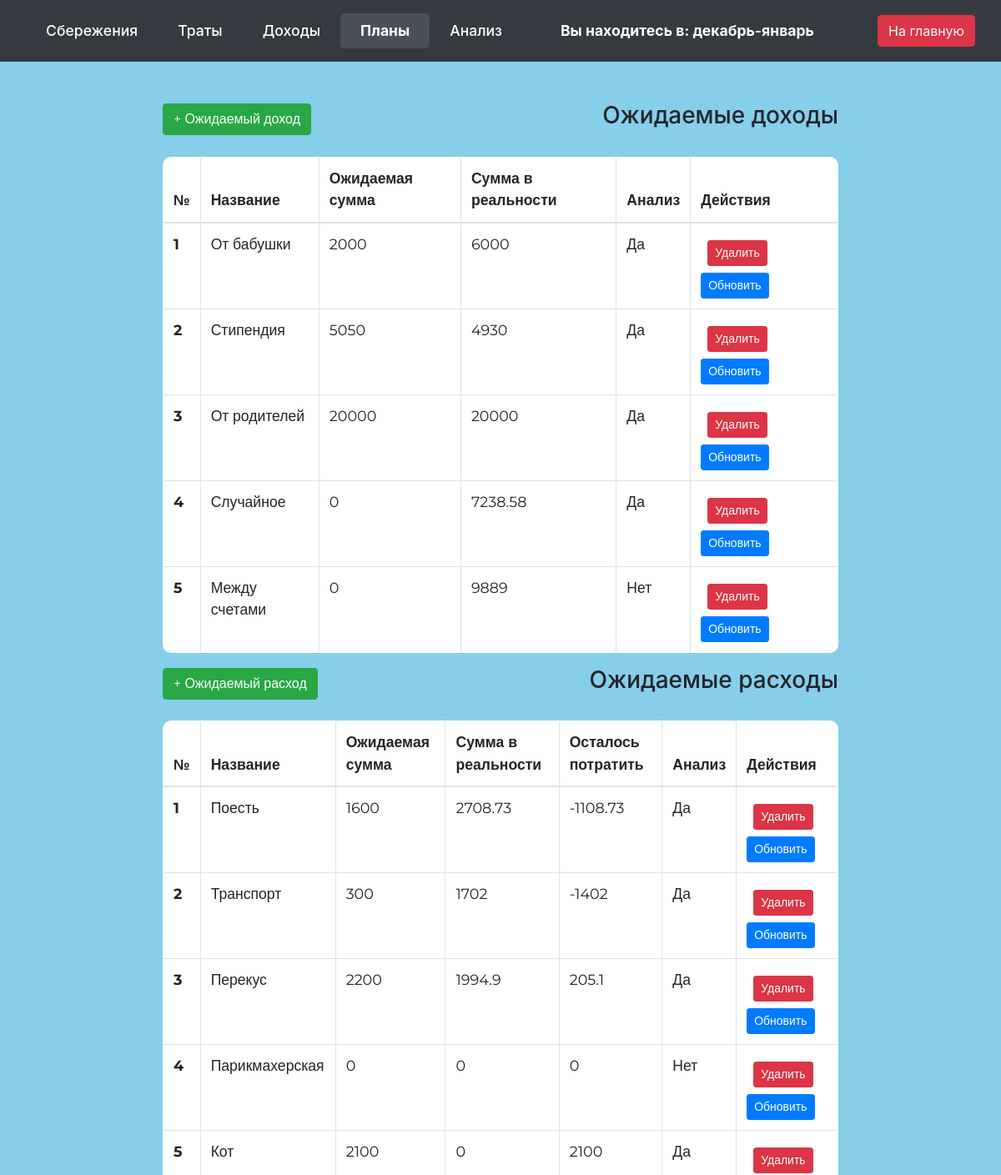
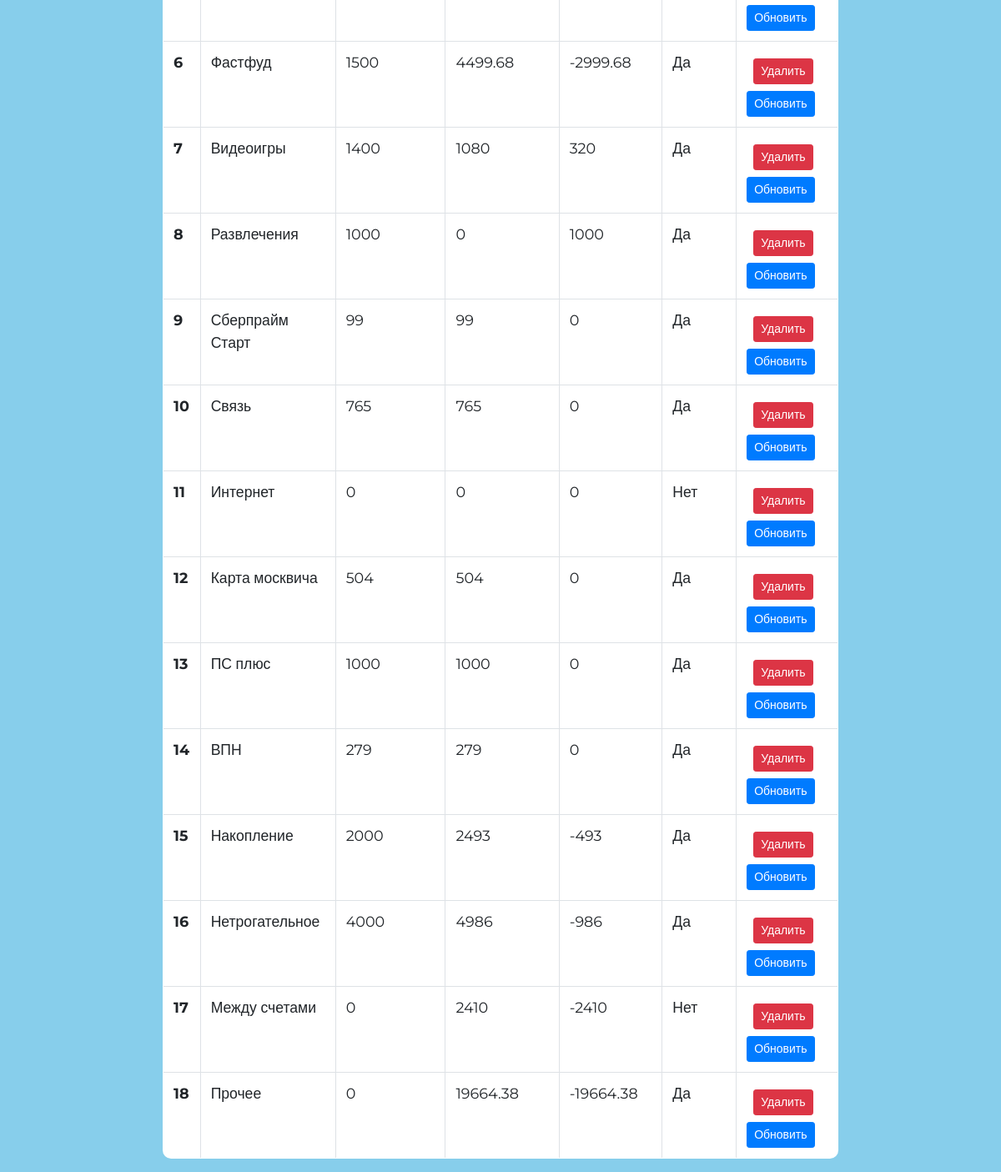
Page /plans/?table=7 (signed in) on the committed database (2 pictures, top to bottom).
### home/models.py (models this page shows)
class Table(models.Model):
    user = models.ForeignKey(User, on_delete=models.CASCADE)
    name = models.CharField(max_length=255)

class Plans(models.Model):
    user = models.ForeignKey(User, on_delete=models.CASCADE)
    table = models.ForeignKey(Table, on_delete=models.CASCADE)
    possible_types = [
        ("Income", "Доход"),
        ("Expense", "Трата"),
    ]
    type = models.CharField(max_length=10, choices=possible_types, default="Income") #трата или доход
    name = models.CharField(max_length=255)
    expected_sum = models.DecimalField(max_digits=14, decimal_places=4)
    analytics = models.BooleanField(default=True) #использовать ли при анализе

### home/views.py (the view)
# urls.py: path('plans/', views.plans, name='plans'),
@login_required(login_url='login')
def plans(request):
    if 'table' in request.GET:
        request.session['table'] = request.GET['table']
    table = request.session.get('table')
    print(request.session.get('table'))
    income_plans = Plans.objects.filter(user=request.user, type='Income', table=table)
    expense_plans = Plans.objects.filter(user=request.user, type='Expense', table=table)
    for plan in income_plans:
        plan.reality_sum = Transaction.objects.filter(user=request.user, table=table, transaction_type='Income', type=plan.name).aggregate(Sum('price'))['price__sum'] or 0
    for plan in expense_plans:
        plan.reality_sum = Transaction.objects.filter(user=request.user, table=table, transaction_type='Expense', type=plan.name).aggregate(Sum('price'))['price__sum'] or 0
    return render(request, 'plans_list.html', {'income_plans': income_plans, 'expense_plans': expense_plans,
        'table': Table.objects.get(pk=table).name})

### home/templatetags/filters.py (called while the page is built)
@register.filter
def dynamic_float(value):
    try:
        if isinstance(value, decimal.Decimal):
            if value == value.to_integral_value():
                return f"{value:.0f}"
            return f"{value:.4f}".rstrip('0').rstrip('.')
        elif isinstance(value, float):
            value = decimal.Decimal(value)
            if value == value.to_integral_value():
                return f"{value:.0f}"
            return f"{value:.4f}".rstrip('0').rstrip('.')
        elif isinstance(value, int):
            return f"{value:.0f}"
        elif isinstance(value, str):
            try:
                value = decimal.Decimal(value)
                return dynamic_float(value)
            except decimal.InvalidOperation:
                return "Invalid value"
        return value
    except (ValueError, TypeError, decimal.InvalidOperation):
        return "Invalid value"

@register.filter
def subtract(value, arg):
    return value - arg

### home/templates/plans_list.html (shortened to what this page needs)
<!doctype html>
<html lang="en">
<head>
    {% load static %}
    {% load filters %}
    <link rel="stylesheet" type="text/css" href="{% static 'table_page.css' %}">
    <link rel="stylesheet" type="text/css" href="{% static 'font.css' %}">
    <link href="https://maxcdn.bootstrapcdn.com/bootstrap/4.5.2/css/bootstrap.min.css" rel="stylesheet">
</head>
<body>
<nav class="navbar custom-navbar navbar-dark py-3">
    <div class="container-fluid">
        <a class="nav-link px-4 py-2" href="{% url 'savings_list' %}">Сбережения</a>
        <a class="nav-link px-4 py-2" href="{% url 'expenses_list' %}">Траты</a>
        <a class="nav-link px-4 py-2" href="{% url 'incomes_list' %}">Доходы</a>
        <a class="nav-link active px-4 py-2" href="{% url 'plans' %}">Планы</a>
        <a class="nav-link px-4 py-2" href="{% url 'analytics' %}">Анализ</a>
        <span class="nav-link font-weight-bold mx-auto text-center">Вы находитесь в: {{ table }}</span>
        <button class="btn btn-danger btn-small ml-auto">
            <a class="text-white text-decoration-none" href="{% url 'main_page' %}">На главную</a>
        </button>
    </div>
</nav>
<div class="container mt-5 col-8 custom-width">
    <div class="d-flex justify-content-between align-items-center mb-4">
        <button class="btn btn-success btn-small montserrat" data-toggle="modal" data-target="#addIncomeModal">+
            Ожидаемый доход
        </button>
        <h3>Ожидаемые доходы</h3>
    </div>
    <table class="table mt-4 montserrat">
        <thead>
        <tr>
            <th scope="col">№</th>
            <th scope="col">Название</th>
            <th scope="col">Ожидаемая сумма</th>
            <th scope="col">Сумма в реальности</th>
            <th scope="col">Анализ</th>
            <th scope="col">Действия</th>
        </tr>
        </thead>
        <tbody>
        {% for plan in income_plans %}
        <tr>
            <th scope="row">{{ forloop.counter }}</th>
            <td>{{ plan.name }}</td>
            <td>{{ plan.expected_sum|dynamic_float }}</td>
            <td>{{ plan.reality_sum|dynamic_float }}</td>
            {% if plan.analytics %}
            <td> Да </td>
            {% else %}
            <td> Нет </td>
            {% endif %}
            <td>
                <a href="{% url 'delete_plan' plan.id %}" class="btn btn-danger btn-sm m-2">Удалить</a>
                <button class="btn btn-primary btn-sm montserrat" data-toggle="modal"
                        data-target="#editIncomeModal{{ plan.id }}">Обновить
                </button>
            </td>
        </tr>
        {% endfor %}
        </tbody>
    </table>
    <div class="d-flex justify-content-between align-items-center mb-4">
        <button class="btn btn-success btn-small montserrat" data-toggle="modal" data-target="#addExpenseModal">+
            Ожидаемый расход
        </button>
        <h3>Ожидаемые расходы</h3>
    </div>
    <table class="table mt-4 montserrat">
        <thead>
        <tr>
            <th scope="col">№</th>
            <th scope="col">Название</th>
            <th scope="col">Ожидаемая сумма</th>
            <th scope="col">Сумма в реальности</th>
            <th scope="col">Осталось потратить</th>
            <th scope="col">Анализ</th>
            <th scope="col">Действия</th>
        </tr>
        </thead>
        <tbody>
        {% for plan in expense_plans %}
        <tr>
            <th scope="row">{{ forloop.counter }}</th>
            <td>{{ plan.name }}</td>
            <td>{{ plan.expected_sum|dynamic_float }}</td>
            <td>{{ plan.reality_sum|dynamic_float }}</td>
            <td>{{ plan.expected_sum|subtract:plan.reality_sum|dynamic_float }}</td>
            {% if plan.analytics %}
            <td> Да </td>
            {% else %}
            <td> Нет </td>
            {% endif %}
            <td>
                <a href="{% url 'delete_plan' plan.id %}" class="btn btn-danger btn-sm m-2">Удалить</a>
                <button class="btn btn-primary btn-sm montserrat" data-toggle="modal"
                        data-target="#editExpenseModal{{ plan.id }}">Обновить
                </button>
            </td>
        </tr>
        {% endfor %}
        </tbody>
    </table>
</div>
</body>
</html>

### home/static/table_page.css (style rules this page uses)
.custom-width { max-width: 70% !important; }
body { background-color: #87CEEB !important; }
.btn-success { white-space: nowrap; }
table { background-color: white; border-collapse: collapse; width: 100%; border-radius: 10px; overflow: hidden; }
thead th:first-child { border-top-left-radius: 10px; }
thead th:last-child { border-top-right-radius: 10px; }
tbody tr:last-child td:last-child { border-bottom-right-radius: 10px; }
table, th, td { border: 1px solid #dee2e6; }
thead th, tbody td { border-right: 1px solid #dee2e6; }
thead th:last-child, tbody td:last-child { border-right: none; }

### home/templates/plans_list.html (style rules this page uses)
body { font-size: 1.1rem; }
.custom-navbar { background-color: #343a40; }
.custom-navbar .nav-link { color: #fff; font-weight: 500; }
.custom-navbar .nav-link.active { font-weight: bold; background-color: #495057; border-radius: 5px; }
.btn-small { font-size: 1rem; }

### rows in the picture
Table: name "декабрь-январь"
Plans: name "От бабушки", expected_sum|dynamic_float "2000", reality_sum|dynamic_float "6000", analytics "Да"
Plans: name "Стипендия", expected_sum|dynamic_float "5050", reality_sum|dynamic_float "4930", analytics "Да"
Plans: name "От родителей", expected_sum|dynamic_float "20000", reality_sum|dynamic_float "20000", analytics "Да"
Plans: name "Случайное", expected_sum|dynamic_float "0", reality_sum|dynamic_float "7238.58", analytics "Да"
Plans: name "Между счетами", expected_sum|dynamic_float "0", reality_sum|dynamic_float "9889", analytics "Нет"
Plans: name "Поесть", expected_sum|dynamic_float "1600", reality_sum|dynamic_float "2708.73", expected_sum|subtract "-1108.73", analytics "Да"
Plans: name "Транспорт", expected_sum|dynamic_float "300", reality_sum|dynamic_float "1702", expected_sum|subtract "-1402", analytics "Да"
Plans: name "Перекус", expected_sum|dynamic_float "2200", reality_sum|dynamic_float "1994.9", expected_sum|subtract "205.1", analytics "Да"
Plans: name "Парикмахерская", expected_sum|dynamic_float "0", reality_sum|dynamic_float "0", expected_sum|subtract "0", analytics "Нет"
Plans: name "Кот", expected_sum|dynamic_float "2100", reality_sum|dynamic_float "0", expected_sum|subtract "2100", analytics "Да"
Plans: name "Фастфуд", expected_sum|dynamic_float "1500", reality_sum|dynamic_float "4499.68", expected_sum|subtract "-2999.68", analytics "Да"
Plans: name "Видеоигры", expected_sum|dynamic_float "1400", reality_sum|dynamic_float "1080", expected_sum|subtract "320", analytics "Да"
Plans: name "Развлечения", expected_sum|dynamic_float "1000", reality_sum|dynamic_float "0", expected_sum|subtract "1000", analytics "Да"
Plans: name "Сберпрайм Старт", expected_sum|dynamic_float "99", reality_sum|dynamic_float "99", expected_sum|subtract "0", analytics "Да"
Plans: name "Связь", expected_sum|dynamic_float "765", reality_sum|dynamic_float "765", expected_sum|subtract "0", analytics "Да"
Plans: name "Интернет", expected_sum|dynamic_float "0", reality_sum|dynamic_float "0", expected_sum|subtract "0", analytics "Нет"
Plans: name "Карта москвича", expected_sum|dynamic_float "504", reality_sum|dynamic_float "504", expected_sum|subtract "0", analytics "Да"
Plans: name "ПС плюс", expected_sum|dynamic_float "1000", reality_sum|dynamic_float "1000", expected_sum|subtract "0", analytics "Да"
Plans: name "ВПН", expected_sum|dynamic_float "279", reality_sum|dynamic_float "279", expected_sum|subtract "0", analytics "Да"
Plans: name "Накопление", expected_sum|dynamic_float "2000", reality_sum|dynamic_float "2493", expected_sum|subtract "-493", analytics "Да"
Plans: name "Нетрогательное", expected_sum|dynamic_float "4000", reality_sum|dynamic_float "4986", expected_sum|subtract "-986", analytics "Да"
Plans: name "Между счетами", expected_sum|dynamic_float "0", reality_sum|dynamic_float "2410", expected_sum|subtract "-2410", analytics "Нет"
Plans: name "Прочее", expected_sum|dynamic_float "0", reality_sum|dynamic_float "19664.38", expected_sum|subtract "-19664.38", analytics "Да"
